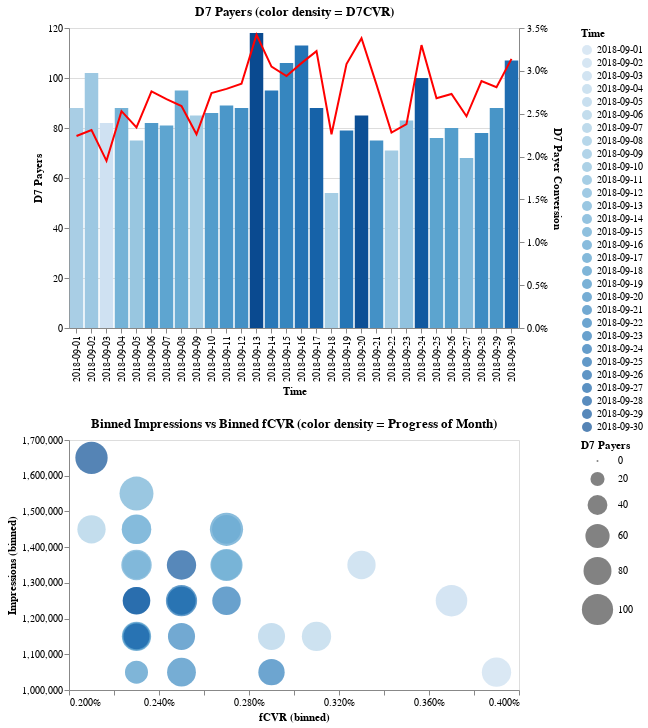

The cell this chart's notebook holds for it:
### Markdown cell above
### Altair Selections Demo

Paint days of month in 1st chart to see filter effect in 2nd chart!

### Code cell
pts = alt.selection(type='interval', encodings=['x'])

base = alt.Chart(df).encode(
    alt.X('Time:O')
)

bar = base.mark_bar().encode(
    y='D7 Payers:Q',
    color=alt.Color('sum(D7 Payer Conversion):Q', legend=None)
).transform_filter(
    pts
).properties(
    selection=pts,
    width=450,
    height=300,
    title='D7 Payers (color density = D7CVR)'
)

line = base.mark_line(color='red').encode(
    alt.Y('D7 Payer Conversion:Q',axis=alt.Axis(format='%'))
)

layer1 = alt.layer(
    bar,
    line
).resolve_scale(
    y='independent', color='independent'
)


layer0 = alt.Chart(df).mark_circle().encode(
    alt.X('fCVR:Q', bin=True, axis=alt.Axis(format='%')),
    alt.Y('Impressions:Q', bin=True),
    color='Time:O',
    size='D7 Payers'
).transform_filter(
    pts
).properties(
    selection=pts,
    width=450,
    height=250,
    title='Binned Impressions vs Binned fCVR (color density = Progress of Month)'
)

layer1 & layer0

### Figure 1 — Vega-Lite specification as saved in the notebook (floating-point values rounded to 4 significant figures)
{"$schema": "https://vega.github.io/schema/vega-lite/v2.6.0.json", "config": {"view": {"height": 300, "width": 400}}, "datasets": {"data-b3c0feaba3a5c5d72e3465bd46c809b2": [{"CTR": 0.0334, "Click to Install": 11.8, "Clicks": 33371, "Cohort Size": 3925, "D7 Payer Conversion": 0.0224, "D7 Payers": 88, "Impressions": 1000593, "Time": "2018-09-01", "fCVR": 0.0039}, {"CTR": 0.0313, "Click to Install": 11.4, "Clicks": 38675, "Cohort Size": 4425, "D7 Payer Conversion": 0.0231, "D7 Payers": 102, "Impressions": 1235620, "Time": "2018-09-02", "fCVR": 0.0036}, {"CTR": 0.031, "Click to Install": 10.3, "Clicks": 40821, "Cohort Size": 4195, "D7 Payer Conversion": 0.0195, "D7 Payers": 82, "Impressions": 1318256, "Time": "2018-09-03", "fCVR": 0.0032}, {"CTR": 0.0274, "Click to Install": 11.1, "Clicks": 31356, "Cohort Size": 3475, "D7 Payer Conversion": 0.0253, "D7 Payers": 88, "Impressions": 1144845, "Time": "2018-09-04", "fCVR": 0.003}, {"CTR": 0.0299, "Click to Install": 9.2, "Clicks": 34715, "Cohort Size": 3205, "D7 Payer Conversion": 0.0234, "D7 Payers": 75, "Impressions": 1159113, "Time": "2018-09-05", "fCVR": 0.0028}, {"CTR": 0.0312, "Click to Install": 6.8, "Clicks": 43913, "Cohort Size": 2974, "D7 Payer Conversion": 0.0276, "D7 Payers": 82, "Impressions": 1409692, "Time": "2018-09-06", "fCVR": 0.0021}, {"CTR": 0.0323, "Click to Install": 7.1, "Clicks": 42685, "Cohort Size": 3029, "D7 Payer Conversion": 0.0267, "D7 Payers": 81, "Impressions": 1320359, "Time": "2018-09-07", "fCVR": 0.0023}, {"CTR": 0.0391, "Click to Install": 6.9, "Clicks": 53271, "Cohort Size": 3663, "D7 Payer Conversion": 0.0259, "D7 Payers": 95, "Impressions": 1361364, "Time": "2018-09-08", "fCVR": 0.0027}, {"CTR": 0.0392, "Click to Install": 6.6, "Clicks": 57029, "Cohort Size": 3769, "D7 Payer Conversion": 0.0226, "D7 Payers": 85, "Impressions": 1456486, "Time": "2018-09-09", "fCVR": 0.0026}, {"CTR": 0.0318, "Click to Install": 7.9, "Clicks": 39869, "Cohort Size": 3137, "D7 Payer Conversion": 0.0274, "D7 Payers": 86, "Impressions": 1253203, "Time": "2018-09-10", "fCVR": 0.0025}, {"CTR": 0.032, "Click to Install": 6.9, "Clicks": 46343, "Cohort Size": 3192, "D7 Payer Conversion": 0.0279, "D7 Payers": 89, "Impressions": 1448567, "Time": "2018-09-11", "fCVR": 0.0022}, {"CTR": 0.0296, "Click to Install": 7.4, "Clicks": 41577, "Cohort Size": 3087, "D7 Payer Conversion": 0.0285, "D7 Payers": 88, "Impressions": 1405218, "Time": "2018-09-12", "fCVR": 0.0022}, {"CTR": 0.0282, "Click to Install": 7.8, "Clicks": 44253, "Cohort Size": 3447, "D7 Payer Conversion": 0.0342, "D7 Payers": 118, "Impressions": 1566663, "Time": "2018-09-13", "fCVR": 0.0022}, {"CTR": 0.0275, "Click to Install": 8.3, "Clicks": 37678, "Cohort Size": 3119, "D7 Payer Conversion": 0.0305, "D7 Payers": 95, "Impressions": 1371972, "Time": "2018-09-14", "fCVR": 0.0023}, {"CTR": 0.0325, "Click to Install": 8.2, "Clicks": 44254, "Cohort Size": 3608, "D7 Payer Conversion": 0.0294, "D7 Payers": 106, "Impressions": 1359780, "Time": "2018-09-15", "fCVR": 0.0027}, {"CTR": 0.0309, "Click to Install": 8.3, "Clicks": 43928, "Cohort Size": 3658, "D7 Payer Conversion": 0.0309, "D7 Payers": 113, "Impressions": 1419329, "Time": "2018-09-16", "fCVR": 0.0026}, {"CTR": 0.0275, "Click to Install": 8.4, "Clicks": 32327, "Cohort Size": 2721, "D7 Payer Conversion": 0.0323, "D7 Payers": 88, "Impressions": 1174032, "Time": "2018-09-17", "fCVR": 0.0023}, {"CTR": 0.0285, "Click to Install": 8.2, "Clicks": 29180, "Cohort Size": 2390, "D7 Payer Conversion": 0.0226, "D7 Payers": 54, "Impressions": 1023391, "Time": "2018-09-18", "fCVR": 0.0023}, {"CTR": 0.0259, "Click to Install": 8.7, "Clicks": 29435, "Cohort Size": 2565, "D7 Payer Conversion": 0.0308, "D7 Payers": 79, "Impressions": 1134678, "Time": "2018-09-19", "fCVR": 0.0023}, {"CTR": 0.028, "Click to Install": 8.9, "Clicks": 28172, "Cohort Size": 2516, "D7 Payer Conversion": 0.0338, "D7 Payers": 85, "Impressions": 1006182, "Time": "2018-09-20", "fCVR": 0.0025}, {"CTR": 0.0261, "Click to Install": 9.2, "Clicks": 28814, "Cohort Size": 2644, "D7 Payer Conversion": 0.0284, "D7 Payers": 75, "Impressions": 1105777, "Time": "2018-09-21", "fCVR": 0.0024}, {"CTR": 0.0325, "Click to Install": 8.7, "Clicks": 35713, "Cohort Size": 3111, "D7 Payer Conversion": 0.0228, "D7 Payers": 71, "Impressions": 1099185, "Time": "2018-09-22", "fCVR": 0.0028}, {"CTR": 0.0307, "Click to Install": 8.9, "Clicks": 39284, "Cohort Size": 3481, "D7 Payer Conversion": 0.0238, "D7 Payers": 83, "Impressions": 1277943, "Time": "2018-09-23", "fCVR": 0.0027}, {"CTR": 0.0241, "Click to Install": 9.9, "Clicks": 30631, "Cohort Size": 3027, "D7 Payer Conversion": 0.033, "D7 Payers": 100, "Impressions": 1273232, "Time": "2018-09-24", "fCVR": 0.0024}, {"CTR": 0.0244, "Click to Install": 9.2, "Clicks": 30962, "Cohort Size": 2838, "D7 Payer Conversion": 0.0268, "D7 Payers": 76, "Impressions": 1271144, "Time": "2018-09-25", "fCVR": 0.0022}, {"CTR": 0.0279, "Click to Install": 8.5, "Clicks": 34439, "Cohort Size": 2930, "D7 Payer Conversion": 0.0273, "D7 Payers": 80, "Impressions": 1235172, "Time": "2018-09-26", "fCVR": 0.0024}, {"CTR": 0.027, "Click to Install": 8.6, "Clicks": 31953, "Cohort Size": 2751, "D7 Payer Conversion": 0.0247, "D7 Payers": 68, "Impressions": 1181530, "Time": "2018-09-27", "fCVR": 0.0023}, {"CTR": 0.0253, "Click to Install": 8.8, "Clicks": 30722, "Cohort Size": 2712, "D7 Payer Conversion": 0.0288, "D7 Payers": 78, "Impressions": 1214674, "Time": "2018-09-28", "fCVR": 0.0022}, {"CTR": 0.0295, "Click to Install": 8, "Clicks": 39313, "Cohort Size": 3133, "D7 Payer Conversion": 0.0281, "D7 Payers": 88, "Impressions": 1331501, "Time": "2018-09-29", "fCVR": 0.0024}, {"CTR": 0.0275, "Click to Install": 7.6, "Clicks": 45079, "Cohort Size": 3413, "D7 Payer Conversion": 0.0314, "D7 Payers": 107, "Impressions": 1642131, "Time": "2018-09-30", "fCVR": 0.0021}]}, "vconcat": [{"layer": [{"data": {"name": "data-b3c0feaba3a5c5d72e3465bd46c809b2"}, "encoding": {"color": {"aggregate": "sum", "field": "D7 Payer Conversion", "legend": null, "type": "quantitative"}, "x": {"field": "Time", "type": "ordinal"}, "y": {"field": "D7 Payers", "type": "quantitative"}}, "height": 300, "mark": "bar", "selection": {"selector006": {"encodings": ["x"], "mark": {"fill": "#333", "fillOpacity": 0.125, "stroke": "white"}, "on": "[mousedown, window:mouseup] > window:mousemove!", "resolve": "global", "translate": "[mousedown, window:mouseup] > window:mousemove!", "type": "interval", "zoom": "wheel!"}}, "title": "D7 Payers (color density = D7CVR)", "transform": [{"filter": {"selection": "selector006"}}], "width": 450}, {"data": {"name": "data-b3c0feaba3a5c5d72e3465bd46c809b2"}, "encoding": {"x": {"field": "Time", "type": "ordinal"}, "y": {"axis": {"format": "%"}, "field": "D7 Payer Conversion", "type": "quantitative"}}, "mark": {"color": "red", "type": "line"}}], "resolve": {"scale": {"color": "independent", "x": "shared", "y": "independent"}}}, {"data": {"name": "data-b3c0feaba3a5c5d72e3465bd46c809b2"}, "encoding": {"color": {"field": "Time", "type": "ordinal"}, "size": {"field": "D7 Payers", "type": "quantitative"}, "x": {"axis": {"format": "%"}, "bin": true, "field": "fCVR", "type": "quantitative"}, "y": {"bin": true, "field": "Impressions", "type": "quantitative"}}, "height": 250, "mark": "circle", "selection": {"selector006": {"encodings": ["x"], "mark": {"fill": "#333", "fillOpacity": 0.125, "stroke": "white"}, "on": "[mousedown, window:mouseup] > window:mousemove!", "resolve": "global", "translate": "[mousedown, window:mouseup] > window:mousemove!", "type": "interval", "zoom": "wheel!"}}, "title": "Binned Impressions vs Binned fCVR (color density = Progress of Month)", "transform": [{"filter": {"selection": "selector006"}}], "width": 450}]}
